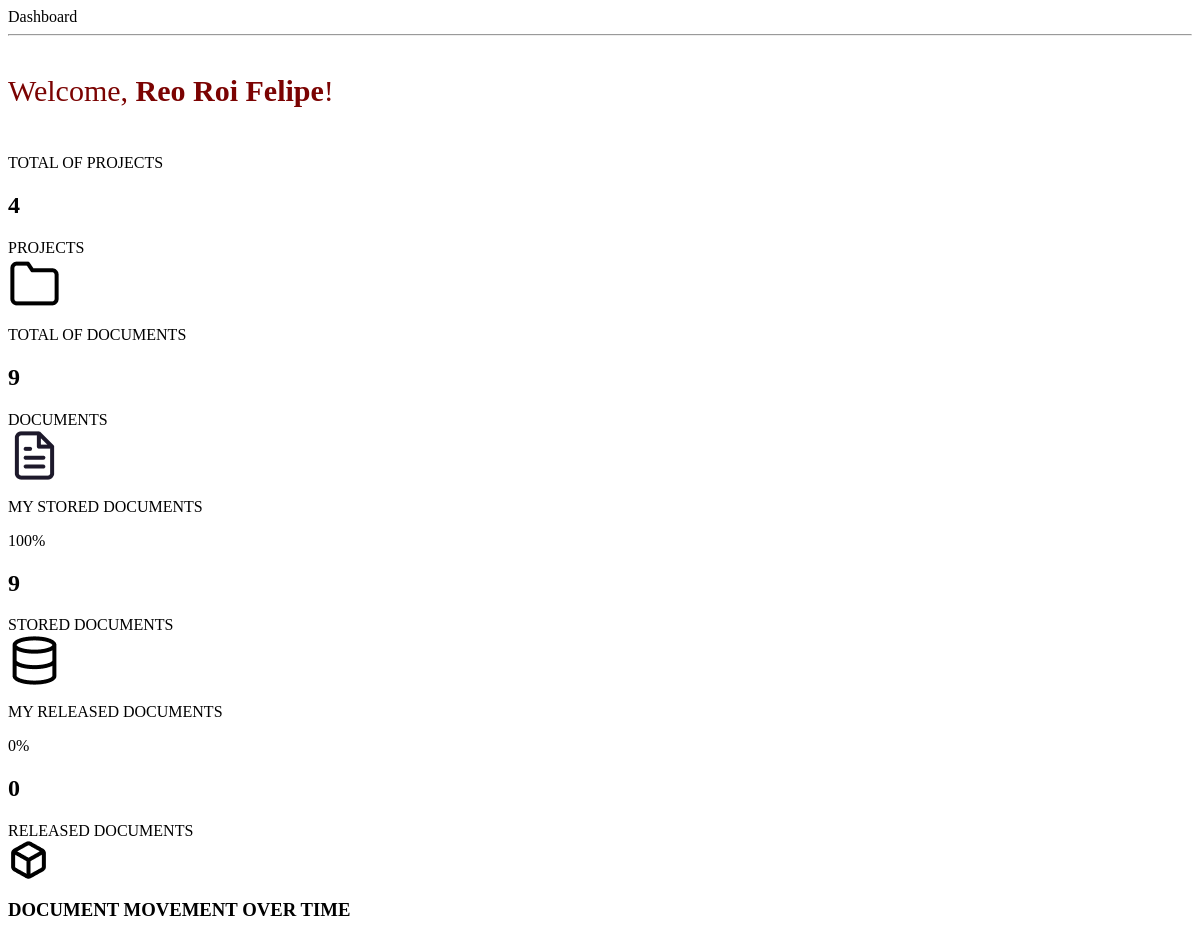
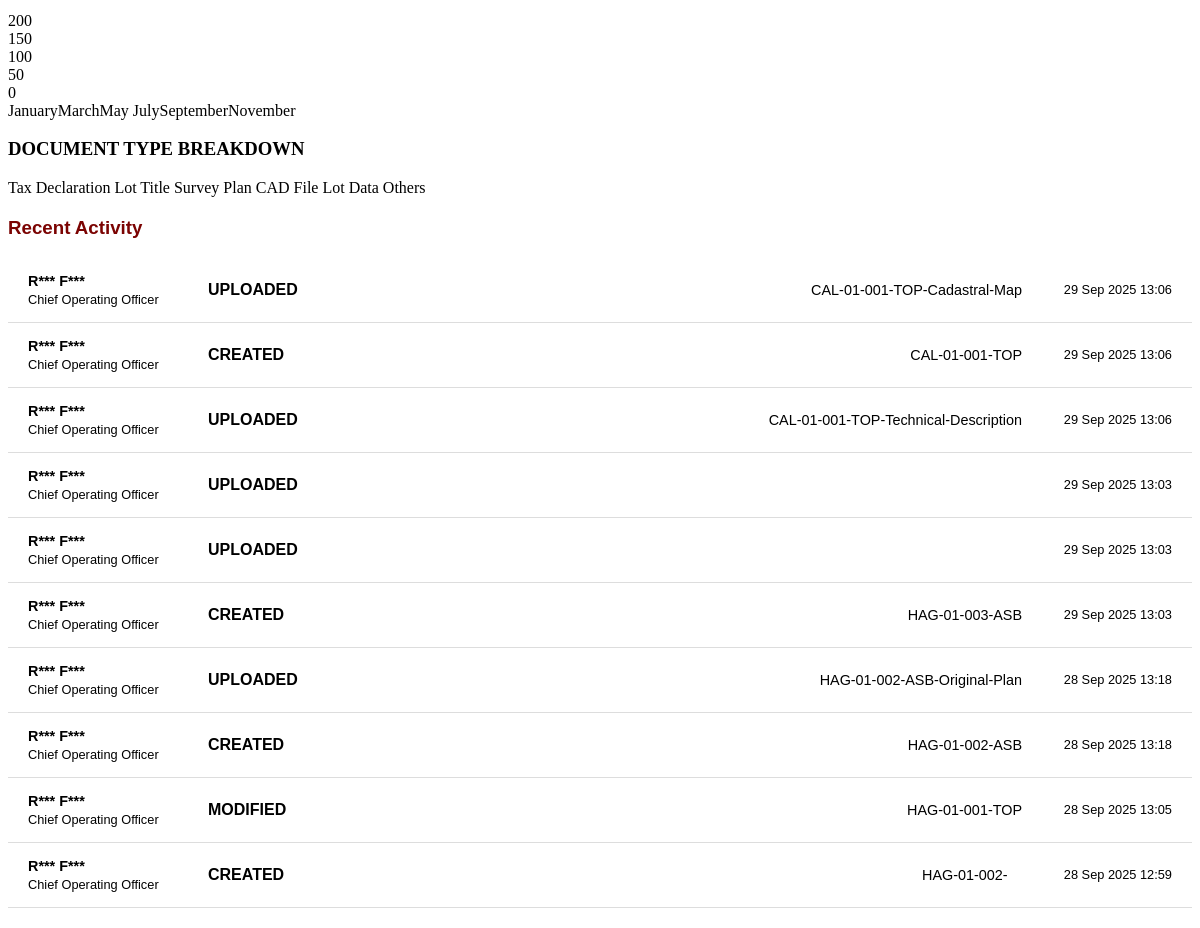
Page /user_dashboard.php (signed in) on the committed database (2 pictures, top to bottom).
### tables this page shows
CREATE TABLE `employee` (
  `EmployeeID` varchar(10) NOT NULL,
  `EmpLName` varchar(50) NOT NULL,
  `EmpFName` varchar(50) NOT NULL,
  `Email` varchar(50) NOT NULL,
  `Password` varchar(255) NOT NULL,
  `JobPosition` enum('Chief Operating Officer','Secretary','Compliance Officer','CAD Operator') NOT NULL,
  `AccountType` enum('Admin','User') NOT NULL,
  `AccountStatus` enum('Active','Inactive') NOT NULL,
  `PasswordCode` varchar(6) DEFAULT NULL,
  `CodeExpiry` datetime DEFAULT NULL
);

CREATE TABLE `activity_log` (
  `ActivityLogID` varchar(10) NOT NULL,
  `ProjectID` varchar(20) NOT NULL,
  `DocumentID` varchar(10) NOT NULL,
  `Status` enum('CREATED','VIEWED','MODIFIED','DELETED','RETRIEVED','RETURNED','UPLOADED') NOT NULL,
  `EmployeeID` varchar(10) NOT NULL,
  `Time` timestamp NULL DEFAULT current_timestamp()
);

CREATE TABLE `document` (
  `DocumentID` varchar(10) NOT NULL,
  `DocumentName` varchar(50) NOT NULL,
  `DocumentType` varchar(255) NOT NULL,
  `ProjectID` varchar(20) NOT NULL,
  `DigitalLocation` varchar(255) DEFAULT NULL,
  `DocumentStatus` varchar(20) DEFAULT NULL,
  `DocumentQR` varchar(255) DEFAULT NULL
);

### user_dashboard.php (the view, shortened to what this page needs)
<link rel="stylesheet" href="css/user_dashboard.css">
<div class="topbar">
    <span>Dashboard</span>
</div>
<hr class="top-line" />
<?php
include 'server/server.php';
$welcomeName = "Employee";
$userID = $_SESSION['employeeid'] ?? null;
if ($userID) {
    $stmt = $conn->prepare("SELECT EmpFName, EmpLName FROM employee WHERE EmployeeID = ?");
    $stmt->bind_param("s", $userID);
    $stmt->execute();
    $stmt->bind_result($fname, $lname);
    if ($stmt->fetch()) {
        $welcomeName = $fname . ' ' . $lname;
    }
}
?>
<div class="welcome">
    Welcome, <span style="font-weight: 700;"><?= htmlspecialchars($welcomeName) ?></span>!
</div>
<?php
include 'server/server.php';
$total_projects_query = "SELECT COUNT(*) as total FROM project";
$total_projects_result = $conn->query($total_projects_query);
$total_projects = $total_projects_result->fetch_assoc()['total'];
$total_documents_query = "SELECT COUNT(*) as total FROM document WHERE documentstatus IS NOT NULL";
$total_documents_result = $conn->query($total_documents_query);
$total_documents = $total_documents_result->fetch_assoc()['total'];
$stored_documents_query = "SELECT COUNT(*) as total FROM document WHERE documentstatus='stored'";
$stored_documents_result = $conn->query($stored_documents_query);
$stored_documents = $stored_documents_result->fetch_assoc()['total'];
$released_documents_query = "SELECT COUNT(*) as total FROM document WHERE documentstatus='released'";
$released_documents_result = $conn->query($released_documents_query);
$released_documents = $released_documents_result->fetch_assoc()['total'];
$percentage_stored = $total_documents > 0 ? round(($stored_documents / $total_documents) * 100) : 0;
$percentage_released = $total_documents > 0 ? round(($released_documents / $total_documents) * 100) : 0;
$stats = [
    ["label" => "TOTAL OF PROJECTS", "value" => $total_projects, "icon" => "folder.png", "text" => "PROJECTS"],
    ["label" => "TOTAL OF DOCUMENTS", "value" => $total_documents, "icon" => "File text.png", "text" => "DOCUMENTS"],
    ["label" => "MY STORED DOCUMENTS", "value" => $stored_documents, "percent" => $percentage_stored, "icon" => "Database.png", "text" => "STORED DOCUMENTS"],
    ["label" => "MY RELEASED DOCUMENTS", "value" => $released_documents, "percent" => $percentage_released, "icon" => "Box.png", "text" => "RELEASED DOCUMENTS"]
];
?>
<div class="stats">
    <?php foreach ($stats as $stat): ?>
        <div class="stat-box">
            <div class="stat-top">
                <p><?= $stat["label"] ?></p>
                <?php if (isset($stat["percent"])): ?>
                    <span class="percent"><?= $stat["percent"] ?>%</span>
                <?php endif; ?>
            </div>
            <div class="stat-bottom">
                <div class="stat-info">
                    <h2><?= $stat["value"] ?></h2>
                    <span class="label"><?= $stat["text"] ?></span>
                </div>
                <div class="icon-container">
                    <img src="picture/<?= $stat["icon"] ?>" alt="<?= $stat["text"] ?> Icon" />
                </div>
            </div>
        </div>
    <?php endforeach; ?>
</div>
<div class="mid-section">
    <div class="chart-section">
        <h3>DOCUMENT MOVEMENT OVER TIME</h3>
        <div class="graph-box">
            <div class="y-labels">
                <div>200</div>
                <div>150</div>
                <div>100</div>
                <div>50</div>
                <div>0</div>
            </div>
            <div class="graph-area">
                <div class="x-labels">
                    <span>January</span><span>March</span><span>May</span>
                    <span>July</span><span>September</span><span>November</span>
                </div>
            </div>
        </div>
        <div class="breakdown-section">
            <h3>DOCUMENT TYPE BREAKDOWN</h3>
            <div class="legend">
                <span><span class="dot" style="background:#8B5E5E"></span>Tax Declaration</span>
                <span><span class="dot" style="background:#C27C7C"></span>Lot Title</span>
                <span><span class="dot" style="background:#D88F8F"></span>Survey Plan</span>
                <span><span class="dot" style="background:#B25454"></span>CAD File</span>
                <span><span class="dot" style="background:#E0BABA"></span>Lot Data</span>
                <span><span class="dot" style="background:#F2DCDC"></span>Others</span>
            </div>
        </div>
    </div>
    <?php
    include 'server/server.php';
    $userRole = $_SESSION['role'] ?? null;
    $userID = $_SESSION['employeeid'] ?? null;
    $recent_activities = [];
    if ($userRole === 'admin') {
        $sql = "
    SELECT
      al.ActivityLogID,
      al.ProjectID,
      al.DocumentID,
      al.Status,
      al.Time,
      e.EmployeeID,
      e.JobPosition,
      CONCAT(SUBSTRING(e.EmpFName, 1, 1), '*** ', SUBSTRING(e.EmpLName, 1, 1), '***') AS masked_employee_name,
      d.DocumentName
    FROM activity_log al
    JOIN employee e ON al.EmployeeID = e.EmployeeID
    LEFT JOIN document d ON al.DocumentID = d.DocumentID
    ORDER BY al.Time DESC
    LIMIT 10
    ";
    } else if ($userRole === 'user' && $userID) {
        $sql = "
    SELECT
      al.ActivityLogID,
      al.ProjectID,
      al.DocumentID,
      al.Status,
      al.Time,
      e.EmployeeID,
      e.JobPosition,
      CONCAT(SUBSTRING(e.EmpFName, 1, 1), '*** ', SUBSTRING(e.EmpLName, 1, 1), '***') AS masked_employee_name,
      d.DocumentName
    FROM activity_log al
    JOIN employee e ON al.EmployeeID = e.EmployeeID
    LEFT JOIN document d ON al.DocumentID = d.DocumentID
    WHERE al.EmployeeID = ?
    ORDER BY al.Time DESC
    LIMIT 10
    ";
    } else {
        $recent_activities = [];
    }
    if (!empty($sql)) {
        if ($userRole === 'user' && $userID) {
            $stmt = $conn->prepare($sql);
            $stmt->bind_param("s", $userID);
            $stmt->execute();
            $result = $stmt->get_result();
        } else {
            $result = $conn->query($sql);
        }
        if ($result && $result->num_rows > 0) {
            while ($row = $result->fetch_assoc()) {
                $display_info = empty($row['DocumentID']) ? $row['ProjectID'] : $row['DocumentName'];
                $recent_activities[] = [
                    'activity_log_id' => $row['ActivityLogID'],
                    'project_id' => $row['ProjectID'],
                    'document_id' => $row['DocumentID'],
                    'status' => $row['Status'],
                    'time' => $row['Time'],
                    'masked_employee_name' => $row['masked_employee_name'],
                    'JobPosition' => $row['JobPosition'],
                    'display_info' => $display_info
                ];
            }
        }
    }
    ?>
    <div class="recent-list">
        <h3>Recent Activity</h3>
        <?php if (empty($recent_activities)): ?>
            <p>No recent activities to display.</p>
        <?php else: ?>
            <?php foreach ($recent_activities as $activity): ?>
                <div class="recent-item">
                    <div class="employee-info">
                        <strong><?= htmlspecialchars($activity['masked_employee_name']) ?></strong>
                        <span class="employee-role"><?= htmlspecialchars($activity['JobPosition']) ?></span>
                    </div>
                    <div class="status">
                        <?= htmlspecialchars(strtoupper($activity['status'])) ?>
                    </div>
                    <div class="display-info">
                        <?= htmlspecialchars($activity['display_info']) ?>
                    </div>
                    <div class="datetime">
                        <?= date('d M Y H:i', strtotime($activity['time'])) ?>
                    </div>
                </div>
            <?php endforeach; ?>
        <?php endif; ?>
    </div>
</div>

### css/user_dashboard.css (style rules this page uses)
.recent-list { min-width: 40%; margin: 20px auto; font-family: Arial, sans-serif; }
.recent-list h3 { color: #7B0302; }
.recent-item { display: flex; align-items: center; padding: 15px 0; border-bottom: 1px solid #ddd; }
.employee-info { display: flex; flex-direction: column; font-size: 0.9rem; min-width: 180px; margin-left: 20px; }
.employee-info strong { font-weight: 900; }
.employee-role { font-size: 0.8rem; margin-top: 3px; }
.status { flex: 1; text-align: left; font-weight: 700; font-size: 1rem; }
.display-info { min-width: 100px; font-size: 0.9rem; text-align: left; }
.datetime { font-size: 0.8rem; min-width: 150px; text-align: right; margin-right: 20px; }
.welcome { font-size: 2.5cqw; color: #7B0302; padding: 30px 30px 30px 0px; }

### rows in the picture
employee: welcomeName "Reo Roi Felipe"
activity_log: masked_employee_name "R*** F***", EmployeeID.JobPosition "Chief Operating Officer", Status "UPLOADED", DocumentID.DocumentName "CAL-01-001-TOP-Cadastral-Map", Time "29 Sep 2025 13:06"
activity_log: masked_employee_name "R*** F***", EmployeeID.JobPosition "Chief Operating Officer", Status "CREATED", ProjectID "CAL-01-001-TOP", Time "29 Sep 2025 13:06"
activity_log: masked_employee_name "R*** F***", EmployeeID.JobPosition "Chief Operating Officer", Status "UPLOADED", DocumentID.DocumentName "CAL-01-001-TOP-Technical-Description", Time "29 Sep 2025 13:06"
activity_log: masked_employee_name "R*** F***", EmployeeID.JobPosition "Chief Operating Officer", Status "UPLOADED", Time "29 Sep 2025 13:03"
activity_log: masked_employee_name "R*** F***", EmployeeID.JobPosition "Chief Operating Officer", Status "UPLOADED", Time "29 Sep 2025 13:03"
activity_log: masked_employee_name "R*** F***", EmployeeID.JobPosition "Chief Operating Officer", Status "CREATED", ProjectID "HAG-01-003-ASB", Time "29 Sep 2025 13:03"
activity_log: masked_employee_name "R*** F***", EmployeeID.JobPosition "Chief Operating Officer", Status "UPLOADED", DocumentID.DocumentName "HAG-01-002-ASB-Original-Plan", Time "28 Sep 2025 13:18"
activity_log: masked_employee_name "R*** F***", EmployeeID.JobPosition "Chief Operating Officer", Status "CREATED", ProjectID "HAG-01-002-ASB", Time "28 Sep 2025 13:18"
activity_log: masked_employee_name "R*** F***", EmployeeID.JobPosition "Chief Operating Officer", Status "MODIFIED", ProjectID "HAG-01-001-TOP", Time "28 Sep 2025 13:05"
activity_log: masked_employee_name "R*** F***", EmployeeID.JobPosition "Chief Operating Officer", Status "CREATED", ProjectID "HAG-01-002-", Time "28 Sep 2025 12:59"

### other values in the picture
$stat["label"] "TOTAL OF PROJECTS"
$stat["value"] "4"
$stat["text"] "PROJECTS"
$stat["label"] "TOTAL OF DOCUMENTS"
$stat["value"] "9"
$stat["text"] "DOCUMENTS"
$stat["label"] "MY STORED DOCUMENTS"
$stat["percent"] "100"
$stat["text"] "STORED DOCUMENTS"
$stat["label"] "MY RELEASED DOCUMENTS"
$stat["percent"] "0"
$stat["value"] "0"
$stat["text"] "RELEASED DOCUMENTS"
